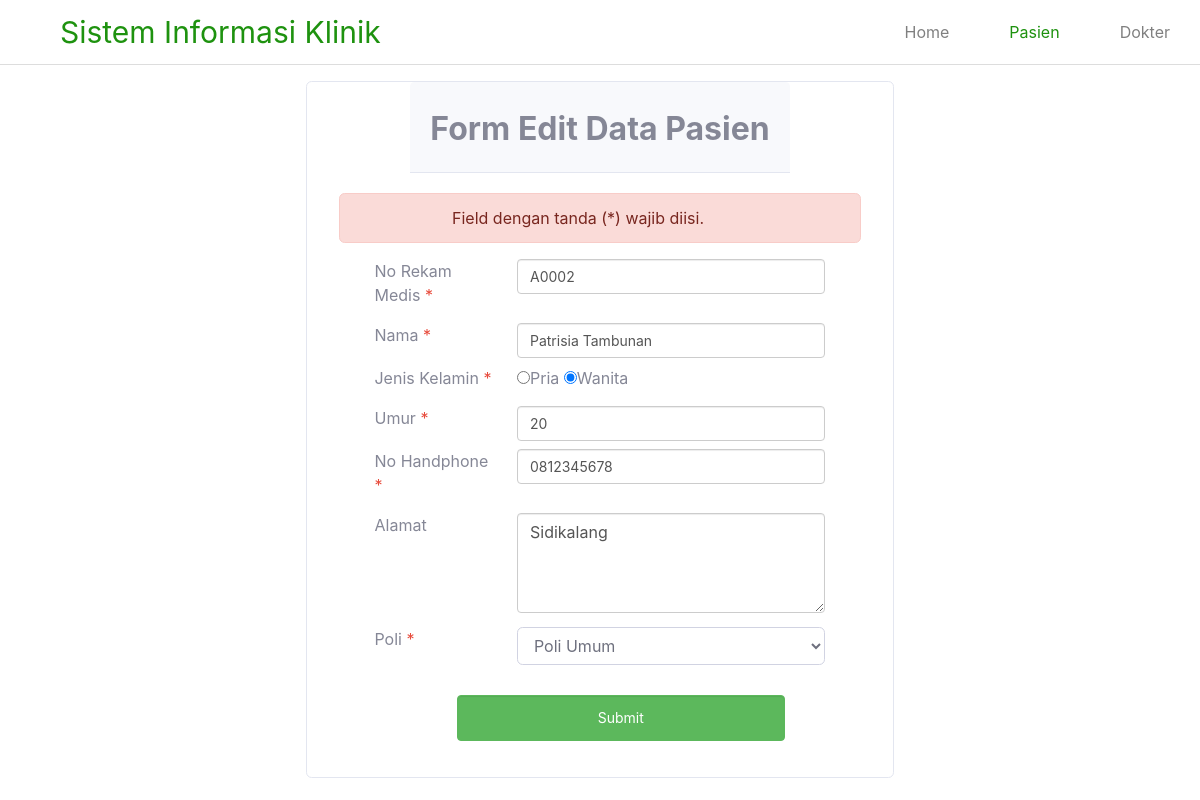
The app's page /ubah.php?id=2 with its own data.
### tables this page shows
CREATE TABLE `pasien` (
  `id` int(11) NOT NULL,
  `no_rk` varchar(5) NOT NULL,
  `name` varchar(100) DEFAULT NULL,
  `gender` varchar(10) DEFAULT NULL,
  `age` int(3) DEFAULT NULL,
  `no_hp` varchar(14) DEFAULT NULL,
  `address` text DEFAULT NULL,
  `poli` varchar(20) DEFAULT NULL
);

### functions.php (called while the page is built, shortened)
<?php
include "connection.php";
function query($query){
    global $conn;
    $result = mysqli_query($conn , $query);
    $rows = [];
    while( $row = mysqli_fetch_assoc($result)){
        $rows[] = $row;
    }
    return $rows;
}

### ubah.php (the view, shortened to what this page needs)
<?php
require "functions.php";
$id = $_GET["id"];
$psn = query("SELECT * FROM pasien WHERE id = $id")[0];
?>
<!DOCTYPE html>
<html>
<head>
  <link rel="stylesheet" type="text/css" href="stylesheet.css">
</head>
<body>
  <div class="header">
    <div class="header-left">Sistem Informasi Klinik</div>
    <div class="header-right">
      <ul>
        <li>Home</li>
        <li class="selected">Pasien</li>
        <li>Dokter</li>
      </ul>
    </div>
  </div>
    <section class="content">
      <div class="row justify-content-center">
        <div class="col-6">
        <div class="panel panel-info">
                  <div class="card mt-3">
                    <div class="card-header m-auto">
                      <h2 class="card-title mt-3"><b>Form Edit Data Pasien</b></h2>
                    </div>
                    <div class="card-body">
                      <div class= "col-sm-12 text-center">
      <div class="alert alert-danger alert-dismissible fade show -content-center align-content-center" role="alert">
       Field dengan tanda (*) wajib diisi.</div>
      </div>
      <form method="post" action="">
        <div class="form-group">
          <div class="row mt-2">
          <div class="col-sm-1"></div>
          <div class="col-sm-3"><label for = "no_rk">No Rekam Medis <span class="text-danger">*</span></label></div>
          <div class="col-sm-7"><input type="text" name="no_rk" class="form-control" id = "no_rk" required value="<?= $psn["no_rk"] ?>">
          </div>
        </div>
        <div class="form-group">
          <div class="row mt-2">
          <div class="col-sm-1"></div>
          <div class="col-sm-3"><label for = "name">Nama <span class="text-danger">*</span></label></div>
          <div class="col-sm-7"><input type="text" name="name" class="form-control" id = "name" required value="<?= $psn["name"] ?>">
          </div>
        </div>
        <div class="form-group">
          <div class="row mt-2">
          <div class="col-sm-1"></div>
          <div class="col-sm-3"><label for = "gender">Jenis Kelamin <span class="text-danger">*</span></label></div>
          <div class="col-sm-7">
          <input type="radio" id="pria" name="gender"<?php if($psn['gender']=="pria") echo "checked"?>  id="pria" value="pria"><label for="pria">Pria</label>
          <input type="radio" id="wanita" name="gender" <?php if($psn['gender']=="wanita") echo "checked"?>  id="wanita" value="wanita"><label for="wanita">Wanita</label>
          </div>
        </div>
        <div class="form-group">
          <div class="row mt-2">
          <div class="col-sm-1"></div>
          <div class="col-sm-3"><label for = "age">Umur <span class="text-danger">*</span></label></div>
          <div class="col-sm-7"><input type="text" name="age" class="form-control" id = "age" required value="<?= $psn["age"] ?>">
          </div>
        </div>
        <div class="form-group">
          <div class="row mt-2">
          <div class="col-sm-1"></div>
          <div class="col-sm-3"><label for = "no_hp">No Handphone <span class="text-danger">*</span></label></div>
          <div class="col-sm-7"><input type="text" name="no_hp" class="form-control" id = "no_hp" required value="<?= $psn["no_hp"] ?>">
          </div>
        </div>
        <div class="form-group">
          <div class="row mt-2">
          <div class="col-sm-1"></div>
          <div class="col-sm-3"><label for = "address">Alamat </label></div>
          <div class="col-sm-7"><textarea name="body" id="address"><?= $psn["address"] ?></textarea>
          </div>
        </div>
          <div class="form-group">
          <div class="row mt-2">
          <div class="col-sm-1"></div>
          <div class="col-sm-3"><label for = "poli">Poli <span class="text-danger">*</span></label></div>
        <div class="col-sm-7"><select class="form-control" id="poli" name="poli">
        <?php if($psn['poli']=="Poli Umum"): ?>
            <option value="Poli Umum" selected>Poli Umum</option>
            <?php endif;?>
        </select>
            </div>
            </div>
        <input type="submit" value="Submit" name="submit">
      </form>
    </div>
  </div>
</body>
</html>

### records on screen
pasien: no_rk "A0002", name "Patrisia Tambunan", gender "☐ Pria", gender "☑ Wanita", age "20", no_hp "0812345678", body "Sidikalang", poli "Poli Umum"
